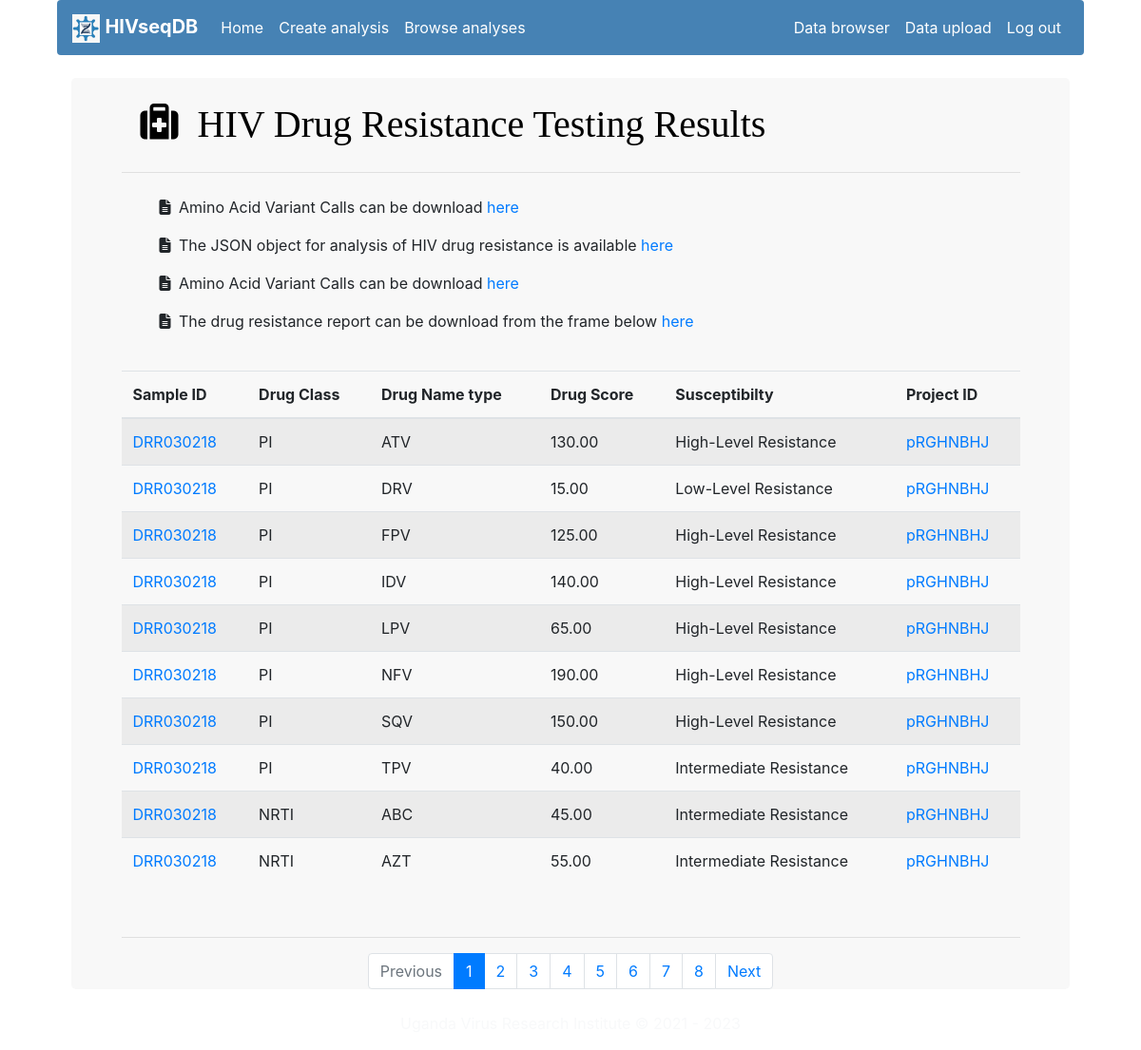
/analysis/detailed-sample-results/DRR030218 (signed in), run on the app's committed database.
### analysis/models.py (models this page shows, shortened)
class AnalysisResults(models.Model):
    analysis_results_id=models.AutoField(primary_key=True)
    sample_ID=models.CharField(max_length=250)
    drugClass=models.CharField(max_length=250)
    drugName=models.CharField(max_length=250)
    drugScore=models.DecimalField(decimal_places=2,max_digits=5)
    susceptibility=models.CharField(max_length=250)
    project_ID=models.ForeignKey(NewAnalysis, to_field="project_ID",db_column="project_ID",on_delete=models.CASCADE)

class NewAnalysis(models.Model):
    analysis_id=models.AutoField(primary_key=True)
    project_ID=models.CharField(max_length=250, unique=True)
    description=models.CharField(max_length=250, default="DTG virological failure adults in Uganda")
    email=models.EmailField(max_length=250)
    mutation_Database=models.CharField(max_length=250)
    consensus_Percentage=models.DecimalField(decimal_places=2,max_digits=5,default=20)
    target_Coverage=models.DecimalField(decimal_places=2,max_digits=5,default=10000)
    length_Cutoff=models.DecimalField(decimal_places=2,max_digits=5,default=100)
    score_Cutoff=models.DecimalField(decimal_places=2,max_digits=5,default=30)
    error_Rate=models.DecimalField(decimal_places=2,max_digits=5,default=0)
    minimum_Variant_Quality=models.DecimalField(decimal_places=2,max_digits=5,default=0.01)
    minimum_Read_Depth=models.DecimalField(decimal_places=2,max_digits=5,default=100)
    minimum_Allele_Count=models.DecimalField(decimal_places=2,max_digits=5,default=0.01)
    minimum_Mutation_Frequency=models.DecimalField(decimal_places=2,max_digits=5,default=0.01)
    def __str__(self):
        return self.project_ID

### analysis/views.py (the view)
# urls.py: path('analysis/detailed-sample-results/<slug:sample_ID>', SampleAnalysisResultsDetailView.as_view(), name='sampleAnalysisResultsDetails'),
class SampleAnalysisResultsDetailView(LoginRequiredMixin, generic.ListView):
    model = AnalysisResults
    template_name = 'analysis/detailed-sample-analysis-results.html'
    paginate_by = 10
    def get_queryset(self):
        return AnalysisResults.objects.filter(sample_ID=self.kwargs['sample_ID'])

### templates/analysis/detailed-sample-analysis-results.html (shortened to what this page needs)
{% extends "base/base.html" %}
{% load static %}
{% load crispy_forms_tags %}
{% block css %}
<link rel="stylesheet" href="https://stackpath.bootstrapcdn.com/bootstrap/4.4.1/css/bootstrap.min.css">
<link rel="stylesheet" type="text/css" href="https://cdnjs.cloudflare.com/ajax/libs/font-awesome/6.2.1/css/all.min.css">
{% endblock %}
{% block content %}
<div class="analysis-container">
<div class="analysis-header">
    <div class="icon">
        <i class="fa fa-medkit" aria-hidden="true">&nbsp</i> HIV Drug Resistance Testing Results
    </div>
</div>
<br>
<div>
    <ul>
        <p><i class="fa fa-file-text" aria-hidden="true">&nbsp</i> Amino Acid Variant Calls can be download <a href="#">here</a></p>
        <p> <i class="fa fa-file-text" aria-hidden="true">&nbsp</i>
        The JSON object for analysis of HIV drug resistance is available <a href="#">here</a><p></p>
        <p> <i class="fa fa-file-text" aria-hidden="true">&nbsp</i>
        Amino Acid Variant Calls can be download <a href="#">here</a><p></p>
        <p><i class="fa fa-file-text" aria-hidden="true">&nbsp</i> The drug resistance report can be download from the frame below <a href="#">here</a></p>
    </ul>
</div>
<br>
<div>
    <table class="table table-striped">
        <thead>
            <tr>
                <th>Sample ID</th>
                <th>Drug Class</th>
                <th>Drug Name type</th>
                <th>Drug Score</th>
                <th>Susceptibilty</th>
                <th>Project ID</th>
            </tr>
        </thead>
        <tbody>
            {% for result in page_obj %}
            <tr>
                <td><a href="{% url 'sampleAnalysisResultsDetails' result.sample_ID %}">{{result.sample_ID}}</a></td>
                <td>{{result.drugClass}}</td>
                <td>{{result.drugName}}</td>
                <td>{{result.drugScore}}</td>
                <td>{{result.susceptibility}}</td>
                <td><a href="{% url 'projectAnalysisResultsDetails' result.project_ID %}">{{result.project_ID}}</a></td>
            </tr>
            {% endfor %}
        </tbody>
    </table>
</div>
<br><hr>
<div>
    <ul class="pagination justify-content-center">
        {% if page_obj.has_previous %}
        <li class="page-item">
            <a class="page-link" href="?page={{ page_obj.previous_page_number }}">Previous</a>
        </li>
        {% else %}
        <li class="page-item disabled">
            <a class="page-link" href="#" tabindex="-1" aria-disabled="True">Previous</a>
        </li>
        {% endif %}
        {% for i in page_obj.paginator.page_range %}
        {% if page_obj.number == i %}
            <li class="page-item active" aria-current="page">
            <span class="page-link">
                {{ i }}
            </span>
            </li>
        {% else %}
            <li class="page-item"><a class="page-link" href="?page={{ i }}">{{ i }}</a></li>
        {% endif %}
        {% endfor %}
        {% if page_obj.has_next %}
        <li class="page-item">
            <a class="page-link" href="?page={{ page_obj.next_page_number }}">Next</a>
        </li>
        {% else %}
        <li class="page-item disabled">
            <a class="page-link" href="#" tabindex="-1" aria-disabled="True">Next</a>
        </li>
        {% endif %}
    </ul>
</div>
</div>
<br>
</div>
<br>
{% endblock %}

### templates/analysis/detailed-sample-analysis-results.html (style rules this page uses)
.analysis-container { height: 100%; border-radius: 5px; background-color:#F8F8F8; margin: auto; padding-left: 5%; padding-right: 5%; }
.analysis-header { height: 100px; width: 100%; border-radius: 0px; display: flex; justify-content: center; flex-direction: column; border-bottom: 1px solid #E0E0E0; }
.icon { color: black; font-size: 40px; padding: 20px 20px 20px 20px; font-family: bold; }

### templates/base/base.html (style rules this page uses)
body { width: 90%; margin: auto; }

### data on the page
AnalysisResults: sample_ID "DRR030218", drugClass "PI", drugName "ATV", drugScore "130.00", susceptibility "High-Level Resistance", project_ID "pRGHNBHJ"
AnalysisResults: sample_ID "DRR030218", drugClass "PI", drugName "DRV", drugScore "15.00", susceptibility "Low-Level Resistance", project_ID "pRGHNBHJ"
AnalysisResults: sample_ID "DRR030218", drugClass "PI", drugName "FPV", drugScore "125.00", susceptibility "High-Level Resistance", project_ID "pRGHNBHJ"
AnalysisResults: sample_ID "DRR030218", drugClass "PI", drugName "IDV", drugScore "140.00", susceptibility "High-Level Resistance", project_ID "pRGHNBHJ"
AnalysisResults: sample_ID "DRR030218", drugClass "PI", drugName "LPV", drugScore "65.00", susceptibility "High-Level Resistance", project_ID "pRGHNBHJ"
AnalysisResults: sample_ID "DRR030218", drugClass "PI", drugName "NFV", drugScore "190.00", susceptibility "High-Level Resistance", project_ID "pRGHNBHJ"
AnalysisResults: sample_ID "DRR030218", drugClass "PI", drugName "SQV", drugScore "150.00", susceptibility "High-Level Resistance", project_ID "pRGHNBHJ"
AnalysisResults: sample_ID "DRR030218", drugClass "PI", drugName "TPV", drugScore "40.00", susceptibility "Intermediate Resistance", project_ID "pRGHNBHJ"
AnalysisResults: sample_ID "DRR030218", drugClass "NRTI", drugName "ABC", drugScore "45.00", susceptibility "Intermediate Resistance", project_ID "pRGHNBHJ"
AnalysisResults: sample_ID "DRR030218", drugClass "NRTI", drugName "AZT", drugScore "55.00", susceptibility "Intermediate Resistance", project_ID "pRGHNBHJ"

### other printed values
{{ i }} "1"
{{ i }} "2" "3" "4" "5" "6" "7" "8"
